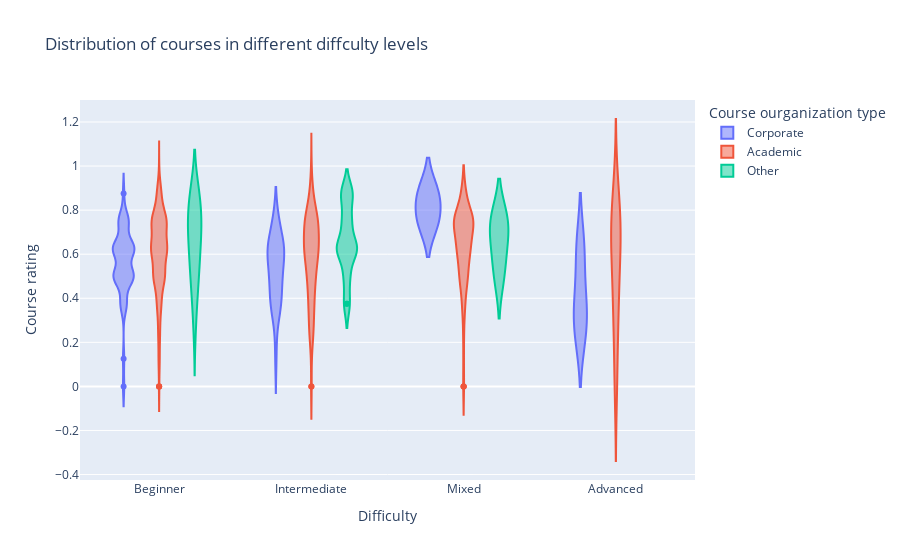

Write notebook code for a chart like this one.
### Code cell
fig = px.violin(cd_no_outliers, x='course_difficulty', y="course_rating_scaled", color="course_organization_type",
                labels={
                     "course_organization_type": "Course ourganization type",
                     "course_rating_scaled": "Course rating",
                     "course_difficulty": "Difficulty"
                 },
                title="Distribution of courses in different diffculty levels")
fig.show()

### Figure 1 — Plotly figure (JSON) as saved in the notebook; plotly's stock layout.template omitted (floating-point values rounded to 4 significant figures; data arrays with more than 128 entries replaced by an {"elided": "..."} marker saying what was removed)
{"data": [{"alignmentgroup": "True", "box": {"visible": false}, "hovertemplate": "Course ourganization type=Corporate<br>Difficulty=%{x}<br>Course rating=%{y}<extra></extra>", "legendgroup": "Corporate", "marker": {"color": "#636efa"}, "name": "Corporate", "offsetgroup": "Corporate", "orientation": "v", "scalegroup": "True", "showlegend": true, "type": "violin", "x": ["Beginner", "Beginner", "Beginner", "Beginner", "Intermediate", "Intermediate", "Beginner", "Intermediate", "Intermediate", "Intermediate", "Intermediate", "Intermediate", "Beginner", "Intermediate", "Beginner", "Beginner", "Beginner", "Beginner", "Beginner", "Beginner", "Beginner", "Mixed", "Beginner", "Intermediate", "Beginner", "Beginner", "Beginner", "Advanced", "Beginner", "Beginner", "Beginner", "Beginner", "Beginner", "Intermediate", "Intermediate", "Beginner", "Intermediate", "Beginner", "Beginner", "Beginner", "Advanced", "Beginner", "Intermediate", "Advanced", "Intermediate", "Intermediate", "Beginner", "Beginner", "Beginner", "Beginner", "Beginner", "Intermediate", "Intermediate", "Beginner", "Intermediate", "Intermediate", "Intermediate", "Beginner", "Beginner", "Beginner", "Intermediate", "Beginner", "Intermediate", "Intermediate", "Intermediate", "Advanced", "Beginner", "Beginner", "Mixed", "Advanced", "Beginner", "Beginner", "Intermediate", "Beginner", "Beginner", "Intermediate", "Beginner", "Intermediate", "Intermediate", "Beginner", "Beginner", "Intermediate", "Advanced", "Beginner", "Beginner", "Intermediate", "Intermediate", "Intermediate", "Beginner", "Intermediate", "Intermediate", "Intermediate"], "x0": " ", "xaxis": "x", "y": [0.5, 0.5, 0.75, 0.5, 0.625, 0.625, 0.5, 0.625, 0.625, 0.625, 0.5, 0.5, 0.625, 0.5, 0.5, 0.75, 0.5, 0.625, 0.625, 0.625, 0.375, 0.875, 0.625, 0.375, 0.625, 0.5, 0.5, 0.25, 0.75, 0.5, 0.5, 0.625, 0.75, 0.5, 0.375, 0.625, 0.5, 0.625, 0.625, 0.75, 0.375, 0.5, 0.625, 0.375, 0.5, 0.625, 0.875, 0.5, 0.625, 0.75, 0.5, 0.5, 0.375, 0.625, 0.375, 0.625, 0.75, 0.375, 0.75, 0.625, 0.625, 0.5, 0.625, 0.625, 0.375, 0.25, 0.375, 0.375, 0.75, 0.625, 0.5, 0.625, 0.125, 0, 0.125, 0.625, 0.5, 0.75, 0.375, 0.625, 0.375, 0.25, 0.625, 0.75, 0.625, 0.375, 0.75, 0.625, 0.625, 0.375, 0.5, 0.75], "y0": " ", "yaxis": "y"}, {"alignmentgroup": "True", "box": {"visible": false}, "hovertemplate": "Course ourganization type=Academic<br>Difficulty=%{x}<br>Course rating=%{y}<extra></extra>", "legendgroup": "Academic", "marker": {"color": "#EF553B"}, "name": "Academic", "offsetgroup": "Academic", "orientation": "v", "scalegroup": "True", "showlegend": true, "type": "violin", "x": {"elided": "736 str values"}, "x0": " ", "xaxis": "x", "y": {"elided": "736 float values"}, "y0": " ", "yaxis": "y"}, {"alignmentgroup": "True", "box": {"visible": false}, "hovertemplate": "Course ourganization type=Other<br>Difficulty=%{x}<br>Course rating=%{y}<extra></extra>", "legendgroup": "Other", "marker": {"color": "#00cc96"}, "name": "Other", "offsetgroup": "Other", "orientation": "v", "scalegroup": "True", "showlegend": true, "type": "violin", "x": ["Intermediate", "Intermediate", "Beginner", "Intermediate", "Beginner", "Beginner", "Beginner", "Intermediate", "Intermediate", "Beginner", "Beginner", "Intermediate", "Beginner", "Beginner", "Intermediate", "Intermediate", "Intermediate", "Intermediate", "Intermediate", "Beginner", "Beginner", "Beginner", "Intermediate", "Beginner", "Beginner", "Mixed", "Beginner", "Beginner", "Intermediate", "Beginner", "Mixed", "Mixed", "Intermediate", "Intermediate", "Beginner", "Beginner", "Intermediate", "Beginner", "Beginner", "Mixed", "Intermediate", "Beginner", "Beginner", "Intermediate", "Beginner", "Beginner"], "x0": " ", "xaxis": "x", "y": [0.625, 0.625, 0.75, 0.875, 0.75, 0.625, 0.875, 0.625, 0.625, 0.625, 0.625, 0.875, 0.75, 0.75, 0.875, 0.375, 0.625, 0.5, 0.75, 0.5, 0.875, 0.625, 0.625, 0.375, 0.5, 0.625, 0.75, 0.25, 0.5, 0.75, 0.75, 0.75, 0.75, 0.75, 0.875, 0.625, 0.375, 0.5, 0.5, 0.5, 0.625, 0.375, 0.75, 0.875, 0.875, 0.875], "y0": " ", "yaxis": "y"}], "layout": {"legend": {"title": {"text": "Course ourganization type"}, "tracegroupgap": 0}, "title": {"text": "Distribution of courses in different diffculty levels"}, "violinmode": "group", "xaxis": {"anchor": "y", "domain": [0, 1], "title": {"text": "Difficulty"}}, "yaxis": {"anchor": "x", "domain": [0, 1], "title": {"text": "Course rating"}}}}
